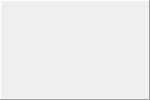
<?xml version="1.0" encoding="UTF-8"?>
<!--
 Generated by Qt.

 Copyright (C) Sapura Secured Technologies, 2014-2023. All Rights Reserved.

 @file
 @version $Id: IncidentButton.ui 1714 2023-07-04 01:40:11Z rosnin $
-->
<ui version="4.0">
 <class>IncidentButton</class>
 <widget class="QWidget" name="IncidentButton">
  <property name="geometry">
   <rect>
    <x>0</x>
    <y>0</y>
    <width>150</width>
    <height>100</height>
   </rect>
  </property>
  <property name="sizePolicy">
   <sizepolicy hsizetype="Expanding" vsizetype="Fixed">
    <horstretch>0</horstretch>
    <verstretch>0</verstretch>
   </sizepolicy>
  </property>
  <property name="focusPolicy">
   <enum>Qt::NoFocus</enum>
  </property>
  <property name="windowTitle">
   <string>Form</string>
  </property>
  <property name="autoFillBackground">
   <bool>false</bool>
  </property>
  <layout class="QVBoxLayout" name="verticalLayout" stretch="0">
   <property name="spacing">
    <number>0</number>
   </property>
   <property name="leftMargin">
    <number>0</number>
   </property>
   <property name="topMargin">
    <number>0</number>
   </property>
   <property name="rightMargin">
    <number>0</number>
   </property>
   <property name="bottomMargin">
    <number>0</number>
   </property>
   <item>
    <widget class="QFrame" name="frame">
     <property name="frameShape">
      <enum>QFrame::Panel</enum>
     </property>
     <property name="frameShadow">
      <enum>QFrame::Raised</enum>
     </property>
     <layout class="QVBoxLayout" name="verticalLayout_2">
      <property name="spacing">
       <number>5</number>
      </property>
      <property name="leftMargin">
       <number>5</number>
      </property>
      <property name="topMargin">
       <number>5</number>
      </property>
      <property name="rightMargin">
       <number>5</number>
      </property>
      <property name="bottomMargin">
       <number>5</number>
      </property>
      <item>
       <widget class="QLabel" name="incidentId">
        <property name="sizePolicy">
         <sizepolicy hsizetype="Preferred" vsizetype="Fixed">
          <horstretch>0</horstretch>
          <verstretch>0</verstretch>
         </sizepolicy>
        </property>
        <property name="minimumSize">
         <size>
          <width>0</width>
          <height>25</height>
         </size>
        </property>
        <property name="maximumSize">
         <size>
          <width>16777215</width>
          <height>25</height>
         </size>
        </property>
        <property name="frameShadow">
         <enum>QFrame::Raised</enum>
        </property>
        <property name="alignment">
         <set>Qt::AlignCenter</set>
        </property>
        <property name="wordWrap">
         <bool>true</bool>
        </property>
       </widget>
      </item>
      <item>
       <widget class="QFrame" name="incidentFrame">
        <layout class="QHBoxLayout" name="horizontalLayout">
         <property name="spacing">
          <number>5</number>
         </property>
         <property name="leftMargin">
          <number>0</number>
         </property>
         <property name="topMargin">
          <number>0</number>
         </property>
         <property name="rightMargin">
          <number>0</number>
         </property>
         <property name="bottomMargin">
          <number>0</number>
         </property>
         <item>
          <widget class="QLabel" name="iconLabel">
           <property name="sizePolicy">
            <sizepolicy hsizetype="Fixed" vsizetype="Fixed">
             <horstretch>0</horstretch>
             <verstretch>0</verstretch>
            </sizepolicy>
           </property>
           <property name="minimumSize">
            <size>
             <width>25</width>
             <height>25</height>
            </size>
           </property>
           <property name="maximumSize">
            <size>
             <width>28</width>
             <height>28</height>
            </size>
           </property>
           <property name="text">
            <string/>
           </property>
           <property name="scaledContents">
            <bool>true</bool>
           </property>
           <property name="alignment">
            <set>Qt::AlignCenter</set>
           </property>
          </widget>
         </item>
        </layout>
       </widget>
      </item>
      <item>
       <widget class="QLabel" name="statusLabel">
        <property name="sizePolicy">
         <sizepolicy hsizetype="Preferred" vsizetype="Fixed">
          <horstretch>0</horstretch>
          <verstretch>0</verstretch>
         </sizepolicy>
        </property>
        <property name="minimumSize">
         <size>
          <width>100</width>
          <height>25</height>
         </size>
        </property>
        <property name="maximumSize">
         <size>
          <width>150</width>
          <height>25</height>
         </size>
        </property>
        <property name="text">
         <string/>
        </property>
        <property name="alignment">
         <set>Qt::AlignCenter</set>
        </property>
        <property name="wordWrap">
         <bool>true</bool>
        </property>
       </widget>
      </item>
     </layout>
    </widget>
   </item>
  </layout>
 </widget>
 <resources/>
 <connections/>
</ui>
